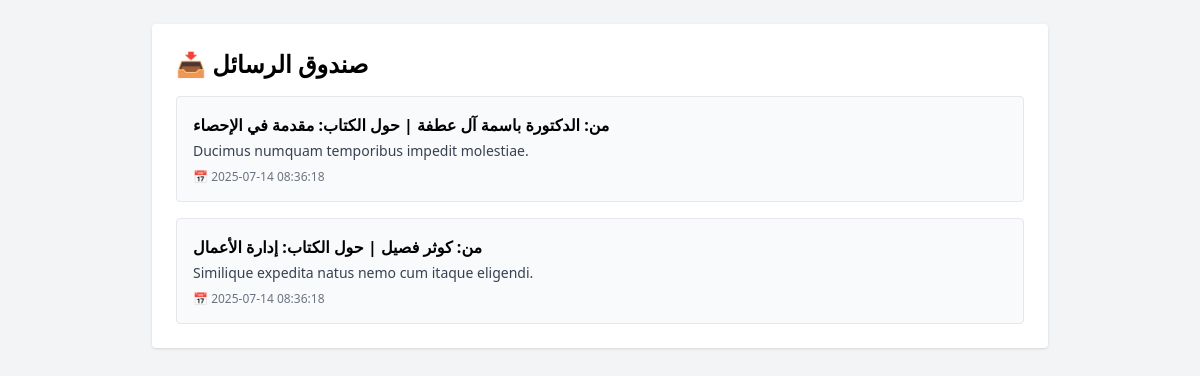
/ (signed in), run on the app's committed database.
### tables this page shows
CREATE TABLE messages (
    id INT PRIMARY KEY AUTO_INCREMENT,
    sender_id INT,
    receiver_id INT,
    book_id INT,
    message TEXT,
    created_at TIMESTAMP DEFAULT CURRENT_TIMESTAMP,
    FOREIGN KEY (sender_id) REFERENCES students(id) ON DELETE CASCADE,
    FOREIGN KEY (receiver_id) REFERENCES students(id) ON DELETE CASCADE,
    FOREIGN KEY (book_id) REFERENCES books(id) ON DELETE CASCADE
);

CREATE TABLE students (
    id INT PRIMARY KEY AUTO_INCREMENT,
    name VARCHAR(100),
    email VARCHAR(100) UNIQUE,
    password VARCHAR(255),
    college VARCHAR(100),
    major VARCHAR(100),
    phone VARCHAR(20),
    created_at TIMESTAMP DEFAULT CURRENT_TIMESTAMP
);

CREATE TABLE books (
    id INT PRIMARY KEY AUTO_INCREMENT,
    title VARCHAR(150),
    description TEXT,
    college VARCHAR(100),
    student_id INT,
    type ENUM('Sale', 'Exchange') DEFAULT 'Exchange',
    price DECIMAL(10,2),
    image VARCHAR(255),
    file_pdf VARCHAR(255),
    created_at TIMESTAMP DEFAULT CURRENT_TIMESTAMP,
    FOREIGN KEY (student_id) REFERENCES students(id) ON DELETE CASCADE
);

### public/index.php (the view, shortened to what this page needs)
<?php
require_once '../includes/config.php';
$student_id = $_SESSION['student_id'];
$stmt = $conn->prepare("SELECT m.*, s.name AS sender_name, b.title AS book_title
                        FROM messages m
                        JOIN students s ON m.sender_id = s.id
                        JOIN books b ON m.book_id = b.id
                        WHERE m.receiver_id = ?
                        ORDER BY m.created_at DESC");
$stmt->bind_param("i", $student_id);
$stmt->execute();
$result = $stmt->get_result();
?>
<!DOCTYPE html>
<html lang="ar">
<head>
    <script src="https://cdn.tailwindcss.com"></script>
</head>
<body class="bg-gray-100 p-6">
    <div class="max-w-4xl mx-auto bg-white p-6 rounded shadow">
        <h2 class="text-2xl font-bold mb-4">📥 صندوق الرسائل</h2>
        <?php if ($result->num_rows > 0): ?>
            <ul class="space-y-4">
                <?php while ($msg = $result->fetch_assoc()): ?>
                    <li class="border p-4 rounded bg-gray-50">
                        <p class="font-semibold">من: <?= htmlspecialchars($msg['sender_name']) ?> | حول الكتاب: <?= htmlspecialchars($msg['book_title']) ?></p>
                        <p class="text-sm text-gray-700 mt-1"><?= nl2br(htmlspecialchars($msg['message'])) ?></p>
                        <p class="text-xs text-gray-500 mt-2">📅 <?= $msg['created_at'] ?></p>
                    </li>
                <?php endwhile; ?>
            </ul>
        <?php else: ?>
            <p class="text-gray-600">لا توجد رسائل بعد.</p>
        <?php endif; ?>
    </div>
</body>
</html>

### data on the page
messages: sender.name "الدكتورة باسمة آل عطفة", book.title "مقدمة في الإحصاء", message "Ducimus numquam temporibus impedit molestiae.", created_at "2025-07-14 08:36:18"
messages: sender.name "كوثر فصيل", book.title "إدارة الأعمال", message "Similique expedita natus nemo cum itaque eligendi.", created_at "2025-07-14 08:36:18"
